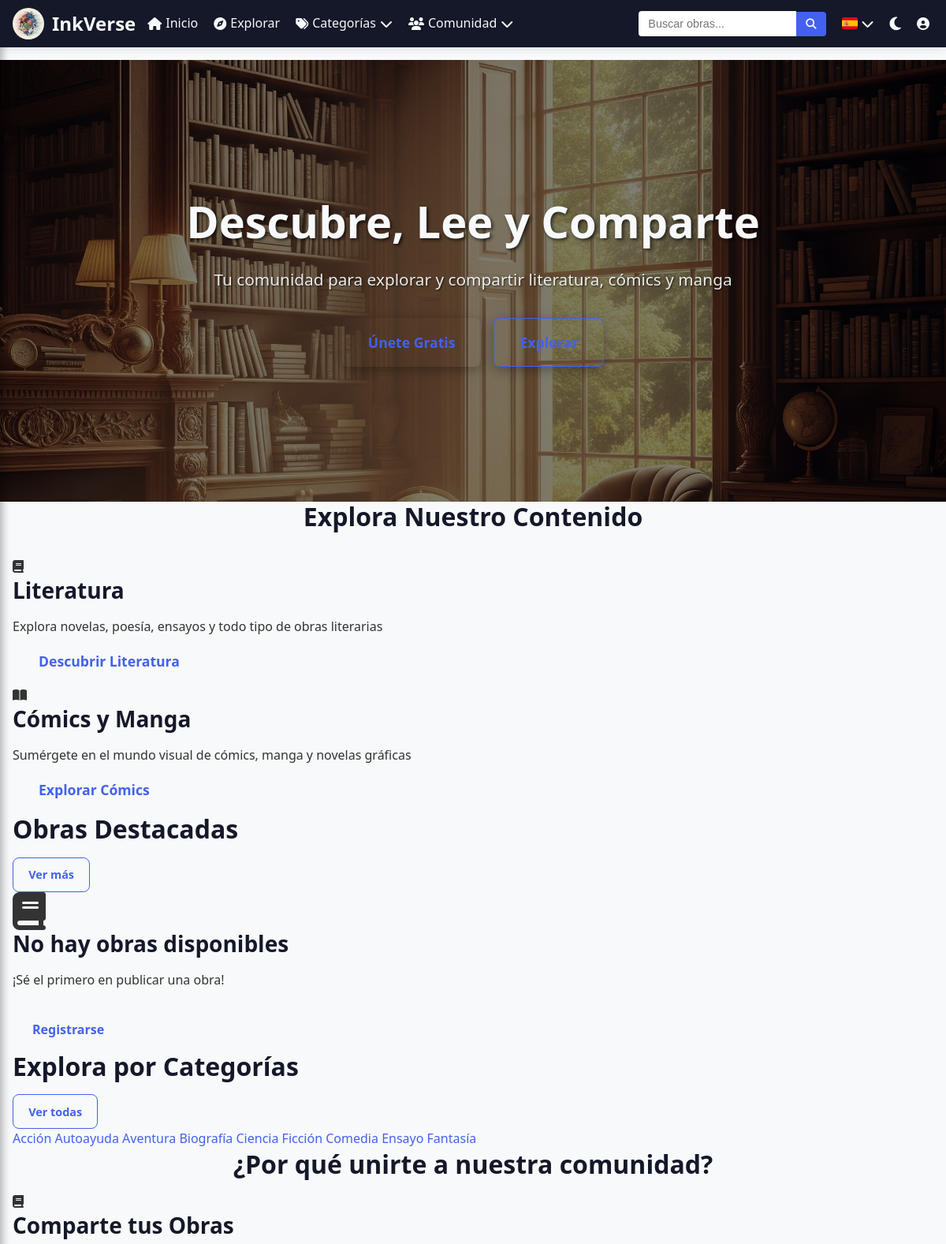
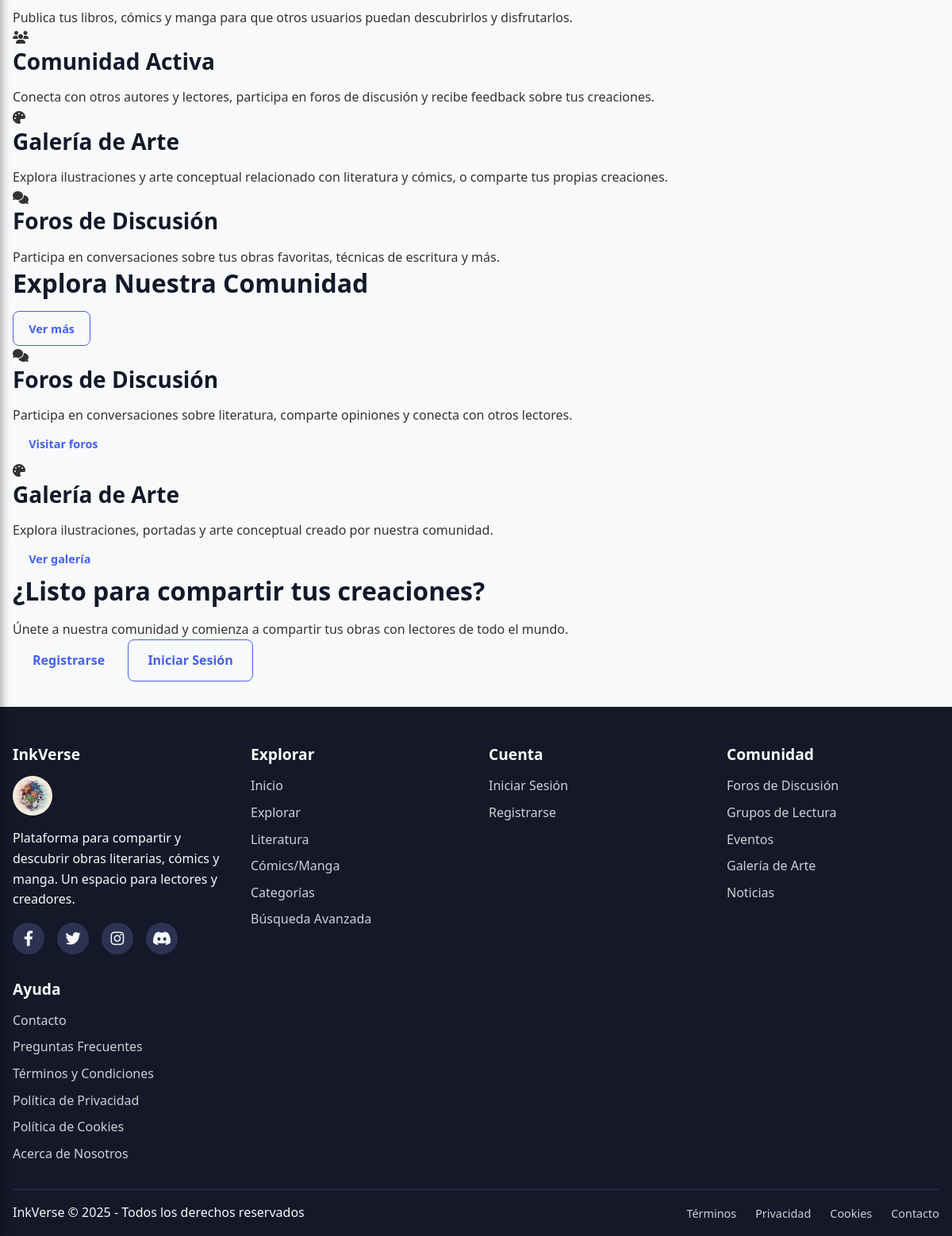
The page /public/index.php on the database its author committed (2 pictures, top to bottom).
### tables this page shows
CREATE TABLE `categorias` (
  `id` int(11) NOT NULL,
  `nombre` varchar(50) NOT NULL,
  `tipo` enum('libro','comic') NOT NULL DEFAULT 'libro'
);

### public/index.php (the view, shortened to what this page needs)
<?php
require_once(__DIR__ . '/../includes/header.php');
$sql_destacados = "
    (SELECT 'libro' as tipo, l.id, l.titulo, l.autor, l.descripcion, l.portada, l.publico_adulto,
     c.nombre as categoria, l.fecha_subida
     FROM libros l
     LEFT JOIN categorias c ON l.categoria_id = c.id
     ORDER BY l.fecha_subida DESC
     LIMIT 3)
    UNION
    (SELECT 'comic' as tipo, c.id, c.titulo, c.autor, c.descripcion, c.portada, c.publico_adulto,
     NULL as categoria, c.fecha_subida
     FROM comics c
     ORDER BY c.fecha_subida DESC
     LIMIT 3)
    ORDER BY fecha_subida DESC
    LIMIT 6";
$result_destacados = $conexion->query($sql_destacados);
$sql_categorias = "SELECT id, nombre FROM categorias ORDER BY nombre LIMIT 8";
$result_categorias = $conexion->query($sql_categorias);
?>
<section class="hero-section">
    <div class="hero-content">
        <h1>Descubre, Lee y Comparte</h1>
        <p class="hero-subtitle">Tu comunidad para explorar y compartir literatura, cómics y manga</p>
        <?php if (!isset($_SESSION['usuario_id'])): ?>
            <div class="hero-buttons">
                <a href="<?php echo BASE_URL; ?>/public/register.php" class="btn btn-lg">Únete Gratis</a>
                <a href="<?php echo BASE_URL; ?>/public/explorar.php" class="btn btn-outline btn-lg">Explorar</a>
            </div>
        <?php endif; ?>
    </div>
</section>
<section class="explore-content-section">
    <div class="container">
        <h2 class="text-center mb-4">Explora Nuestro Contenido</h2>
        <div class="content-type-cards">
            <div class="content-type-card literature-card">
                <div class="content-type-content">
                    <div class="content-type-icon">
                        <i class="fas fa-book"></i>
                    </div>
                    <h3>Literatura</h3>
                    <p>Explora novelas, poesía, ensayos y todo tipo de obras literarias</p>
                    <a href="<?php echo BASE_URL; ?>/public/literatura.php" class="btn btn-lg">Descubrir Literatura</a>
                </div>
            </div>
            <div class="content-type-card comics-card">
                <div class="content-type-content">
                    <div class="content-type-icon">
                        <i class="fas fa-book-open"></i>
                    </div>
                    <h3>Cómics y Manga</h3>
                    <p>Sumérgete en el mundo visual de cómics, manga y novelas gráficas</p>
                    <a href="<?php echo BASE_URL; ?>/public/comics.php" class="btn btn-lg">Explorar Cómics</a>
                </div>
            </div>
        </div>
    </div>
</section>
<div class="container">
    <section class="home-section">
        <div class="section-header">
            <h2>Obras Destacadas</h2>
            <a href="<?php echo BASE_URL; ?>/public/explorar.php" class="btn btn-sm btn-outline">Ver más</a>
        </div>
        <div class="obra-grid">
            <?php if ($result_destacados && $result_destacados->num_rows > 0): ?>
                <?php while ($obra = $result_destacados->fetch_assoc()): ?>
                    <div class="obra-card">
                        <div class="obra-card-header">
                            <h3><?php echo htmlspecialchars($obra['titulo']); ?></h3>
                            <div class="flex gap-1 mt-1">
                                <?php if ($obra['tipo'] == 'libro' && !empty($obra['categoria'])): ?>
                                    <span class="badge badge-categoria"><?php echo htmlspecialchars($obra['categoria']); ?></span>
                                <?php endif; ?>
                                <span class="badge badge-tipo"><?php echo $obra['tipo'] == 'libro' ? 'Libro' : 'Cómic'; ?></span>
                                <?php if ($obra['publico_adulto']): ?>
                                    <span class="badge badge-adulto">+18</span>
                                <?php endif; ?>
                            </div>
                        </div>
                        <div class="obra-card-body">
                            <?php if (!empty($obra['portada'])): ?>
                                <img src="<?php echo htmlspecialchars($obra['portada']); ?>" alt="Portada" class="obra-portada">
                            <?php else: ?>
                                <div class="obra-portada-placeholder">
                                    <i class="fas <?php echo $obra['tipo'] == 'libro' ? 'fa-book' : 'fa-book-open'; ?> fa-3x"></i>
                                </div>
                            <?php endif; ?>
                            <p class="obra-autor">Por: <?php echo htmlspecialchars($obra['autor']); ?></p>
                            <p class="obra-descripcion"><?php echo substr(htmlspecialchars($obra['descripcion']), 0, 100) . '...'; ?></p>
                        </div>
                        <div class="obra-card-footer">
                            <span class="obra-fecha"><?php echo date('d/m/Y', strtotime($obra['fecha_subida'])); ?></span>
                            <a href="<?php echo BASE_URL; ?>/public/obra.php?id=<?php echo $obra['id']; ?>&tipo=<?php echo $obra['tipo']; ?>" class="btn btn-outline">Ver más</a>
                        </div>
                    </div>
                <?php endwhile; ?>
            <?php else: ?>
                <div class="no-results">
                    <i class="fas fa-book fa-3x"></i>
                    <h3>No hay obras disponibles</h3>
                    <p>¡Sé el primero en publicar una obra!</p>
                    <?php if (isset($_SESSION['usuario_id'])): ?>
                        <a href="<?php echo BASE_URL; ?>/usuario/nueva_obra.php" class="btn mt-3">Publicar Obra</a>
                    <?php else: ?>
                        <a href="<?php echo BASE_URL; ?>/public/register.php" class="btn mt-3">Registrarse</a>
                    <?php endif; ?>
                </div>
            <?php endif; ?>
        </div>
    </section>
    <section class="home-section">
        <div class="section-header">
            <h2>Explora por Categorías</h2>
            <a href="<?php echo BASE_URL; ?>/public/categorias.php" class="btn btn-sm btn-outline">Ver todas</a>
        </div>
        <div class="categorias-home">
            <?php if ($result_categorias && $result_categorias->num_rows > 0): ?>
                <?php while ($categoria = $result_categorias->fetch_assoc()): ?>
                    <a href="<?php echo BASE_URL; ?>/public/categoria.php?id=<?php echo $categoria['id']; ?>" class="categoria-home-item">
                        <?php echo htmlspecialchars($categoria['nombre']); ?>
                    </a>
                <?php endwhile; ?>
            <?php else: ?>
                <p>No hay categorías disponibles.</p>
            <?php endif; ?>
        </div>
    </section>
    <section class="home-section">
        <h2 class="text-center">¿Por qué unirte a nuestra comunidad?</h2>
        <div class="features-grid">
            <div class="feature-card">
                <div class="feature-icon">
                    <i class="fas fa-book"></i>
                </div>
                <h3>Comparte tus Obras</h3>
                <p>Publica tus libros, cómics y manga para que otros usuarios puedan descubrirlos y disfrutarlos.</p>
            </div>
            <div class="feature-card">
                <div class="feature-icon">
                    <i class="fas fa-users"></i>
                </div>
                <h3>Comunidad Activa</h3>
                <p>Conecta con otros autores y lectores, participa en foros de discusión y recibe feedback sobre tus creaciones.</p>
            </div>
            <div class="feature-card">
                <div class="feature-icon">
                    <i class="fas fa-palette"></i>
                </div>
                <h3>Galería de Arte</h3>
                <p>Explora ilustraciones y arte conceptual relacionado con literatura y cómics, o comparte tus propias creaciones.</p>
            </div>
            <div class="feature-card">
                <div class="feature-icon">
                    <i class="fas fa-comments"></i>
                </div>
                <h3>Foros de Discusión</h3>
                <p>Participa en conversaciones sobre tus obras favoritas, técnicas de escritura y más.</p>
            </div>
        </div>
    </section>
    <section class="home-section">
        <div class="section-header">
            <h2>Explora Nuestra Comunidad</h2>
            <a href="<?php echo BASE_URL; ?>/comunidad/foros.php" class="btn btn-sm btn-outline">Ver más</a>
        </div>
        <div class="comunidad-preview">
            <div class="comunidad-card">
                <div class="comunidad-icon">
                    <i class="fas fa-comments"></i>
                </div>
                <div class="comunidad-content">
                    <h3>Foros de Discusión</h3>
                    <p>Participa en conversaciones sobre literatura, comparte opiniones y conecta con otros lectores.</p>
                    <a href="<?php echo BASE_URL; ?>/comunidad/foros.php" class="btn btn-sm">Visitar foros</a>
                </div>
            </div>
            <div class="comunidad-card">
                <div class="comunidad-icon">
                    <i class="fas fa-palette"></i>
                </div>
                <div class="comunidad-content">
                    <h3>Galería de Arte</h3>
                    <p>Explora ilustraciones, portadas y arte conceptual creado por nuestra comunidad.</p>
                    <a href="<?php echo BASE_URL; ?>/comunidad/arte.php" class="btn btn-sm">Ver galería</a>
                </div>
            </div>
        </div>
    </section>
    <?php if (!isset($_SESSION['usuario_id'])): ?>
        <section class="cta-section">
            <div class="cta-content">
                <h2>¿Listo para compartir tus creaciones?</h2>
                <p>Únete a nuestra comunidad y comienza a compartir tus obras con lectores de todo el mundo.</p>
                <div class="cta-buttons">
                    <a href="<?php echo BASE_URL; ?>/public/register.php" class="btn">Registrarse</a>
                    <a href="<?php echo BASE_URL; ?>/public/login.php" class="btn btn-outline">Iniciar Sesión</a>
                </div>
            </div>
        </section>
    <?php endif; ?>
</div>
<?php
require_once(__DIR__ . '/../includes/footer.php');
?>

### css/estilo.css (style rules this page uses)
:root { --primary: #1a1f36; --primary-light: #2c3352; --primary-dark: #141829; --secondary: #6c757d; --accent: #4361ee; --accent-hover: #3a56d4; --success: #28a745; --info: #17a2b8; --warning: #ffc107; --danger: #dc3545; --light: #f8f9fa; --dark: #343a40; --text: #333; --text-light: #666; --border-color: #ddd; --shadow-light: rgba(0, 0, 0, 0.05); --font-family-base: 'Segoe UI', Tahoma, Geneva, Verdana, sans-serif; --font-family-heading: 'Poppins', 'Segoe UI', Tahoma, Geneva, Verdana, sans-serif; --max-width-content: 1200px; --padding-section: 4rem 1rem; --border-radius: 8px; --border-radius-lg: 12px; --box-shadow: 0 4px 15px rgba(0, 0, 0, 0.08); --box-shadow-hover: 0 8px 25px rgba(0, 0, 0, 0.15); --accent-light: #6a88ff; --card-bg-light: #ffffff; --header-height: 70px; }
* { margin: 0; padding: 0; box-sizing: border-box; }
html { scroll-behavior: smooth; }
body { font-family: var(--font-family-base); line-height: 1.6; color: var(--text); background-color: var(--light); min-height: 100vh; display: flex; flex-direction: column; }
.container { max-width: var(--max-width-content); margin: 0 auto; padding: 0 1rem; width: 100%; }
h1, h2, h3, h4, h5, h6 { font-family: var(--font-family-heading); color: var(--primary-dark); line-height: 1.2; margin-bottom: 1rem; }
h1 { font-size: 2.5rem; }
h2 { font-size: 2rem; }
h3 { font-size: 1.75rem; }
.text-center { text-align: center; }
.mb-4 { margin-bottom: 2rem; }
.mt-3 { margin-top: 1.5rem; }
.btn { display: inline-block; padding: 0.8rem 1.5rem; border-radius: var(--border-radius); font-size: 1rem; font-weight: 600; cursor: pointer; text-align: center; transition: all 0.3s ease; white-space: nowrap; border: 1px solid transparent; text-decoration: none; }
.btn-outline { background-color: transparent; color: var(--accent); border-color: var(--accent); }
.btn-sm { padding: 0.6rem 1.2rem; font-size: 0.9rem; }
.btn-lg { padding: 1rem 2rem; font-size: 1.1rem; }
.hero-section { position: relative; width: 100%; height: 70vh; min-height: 500px; display: flex; justify-content: center; align-items: center; text-align: center; color: var(--light); background-image: url('../includes/img/hero-background.jpg'); background-size: cover; background-position: center center; background-repeat: no-repeat; overflow: hidden; }
.hero-section::before { content: ''; position: absolute; top: 0; left: 0; width: 100%; height: 100%; background-color: rgba(0, 0, 0, 0.5); z-index: 1; }
.hero-content { position: relative; z-index: 2; max-width: 800px; padding: 2rem; }
.hero-content h1 { font-size: 3.5rem; margin-bottom: 1.5rem; color: var(--light); text-shadow: 2px 2px 4px rgba(0, 0, 0, 0.7); }
.hero-content p { font-size: 1.3rem; margin-bottom: 2rem; color: rgba(255, 255, 255, 0.9); text-shadow: 1px 1px 2px rgba(0, 0, 0, 0.7); }
.hero-buttons { display: flex; gap: 1rem; justify-content: center; flex-wrap: wrap; }
.hero-buttons .btn { font-size: 1.1rem; padding: 1rem 2rem; box-shadow: 0 4px 15px rgba(0, 0, 0, 0.3); }

### rows shown on the page
categorias: nombre "Acción"
categorias: nombre "Autoayuda"
categorias: nombre "Aventura"
categorias: nombre "Biografía"
categorias: nombre "Ciencia Ficción"
categorias: nombre "Comedia"
categorias: nombre "Ensayo"
categorias: nombre "Fantasía"

### other values the page prints
$TEXTOS['inicio'] "Inicio"
$TEXTOS['explorar'] "Explorar"
$TEXTOS['categorias'] "Categorías"
$TEXTOS['comunidad'] "Comunidad"
